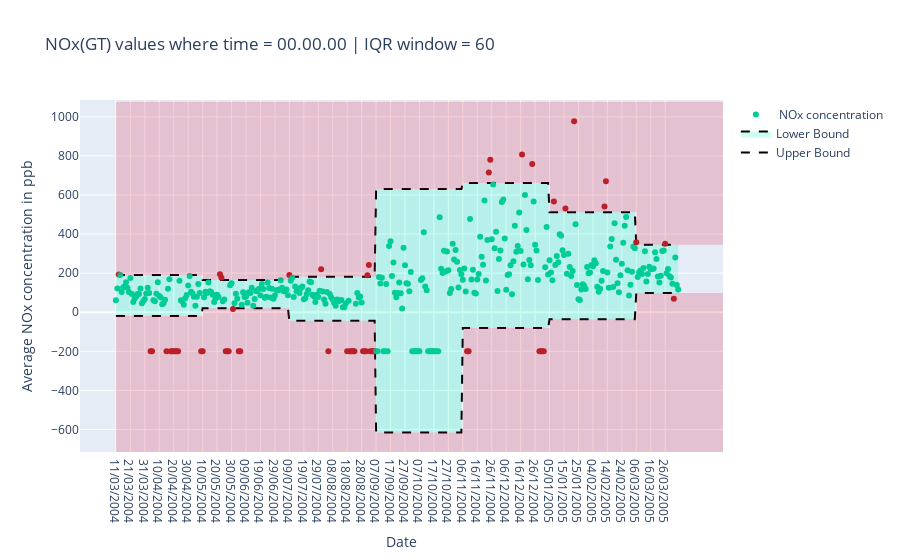

The cell this chart's notebook holds for it:
### Code cell
fig = go.Figure()

x0,x1=0,step
for low,up in zip(plot_lower_bounds,plot_upper_bounds):
    
    fig.add_shape(type="rect", x0=x0, y0=low, x1=x1, y1=plot_lower_bounds.min()-100,
    line=dict(width=0), fillcolor="crimson", opacity=0.2)
    
    fig.add_shape(type="rect", x0=x0, y0=up, x1=x1, y1=df[feature].max()+100,
    line=dict(width=0), fillcolor="crimson", opacity=0.2)

    x0+=step
    x1+=step
    
fig.add_trace(go.Scatter(x=df['Date'], 
                         y=upper_bounds,
                         line = dict(color='black', dash='dash'),
                         mode="lines", name='Upper Bound' ))


fig.add_trace(go.Scatter(x=df['Date'], 
                         y=lower_bounds,
                         line = dict(color='black',dash='dash'),
                         mode="lines", name='Lower Bound', fill='tonextx'  ,fillcolor='rgba(0,255,188,0.2)'))



fig.add_trace(go.Scatter(x=df['Date'], 
                         y=df[feature],
                         marker = dict(color=list(map(setcolor, iqr_outliers))),
                         mode="markers", name=' NOx concentration'))

fig.update_layout(
    title=feature+" values where time = "+time+" | IQR window = "+str(step),
    xaxis_title="Date", 
    yaxis_title='Average NOx concentration in ppb '
)
fig.show()

### Figure 1 — Plotly figure (JSON) as saved in the notebook; plotly's stock layout.template omitted (floating-point values rounded to 4 significant figures; data arrays with more than 128 entries replaced by an {"elided": "..."} marker saying what was removed)
{"data": [{"line": {"color": "black", "dash": "dash"}, "mode": "lines", "name": "Upper Bound", "type": "scatter", "x": {"elided": "390 str values"}, "y": {"elided": "420 float values"}}, {"fill": "tonextx", "fillcolor": "rgba(0,255,188,0.2)", "line": {"color": "black", "dash": "dash"}, "mode": "lines", "name": "Lower Bound", "type": "scatter", "x": {"elided": "390 str values"}, "y": {"elided": "420 float values"}}, {"marker": {"color": {"elided": "390 str values"}}, "mode": "markers", "name": " NOx concentration", "type": "scatter", "x": {"elided": "390 str values"}, "y": {"elided": "390 int values"}}], "layout": {"shapes": [{"fillcolor": "crimson", "line": {"width": 0}, "opacity": 0.2, "type": "rect", "x0": 0, "x1": 60, "y0": -18.75, "y1": -715.2}, {"fillcolor": "crimson", "line": {"width": 0}, "opacity": 0.2, "type": "rect", "x0": 0, "x1": 60, "y0": 191.2, "y1": 1077}, {"fillcolor": "crimson", "line": {"width": 0}, "opacity": 0.2, "type": "rect", "x0": 60, "x1": 120, "y0": 20.5, "y1": -715.2}, {"fillcolor": "crimson", "line": {"width": 0}, "opacity": 0.2, "type": "rect", "x0": 60, "x1": 120, "y0": 165.2, "y1": 1077}, {"fillcolor": "crimson", "line": {"width": 0}, "opacity": 0.2, "type": "rect", "x0": 120, "x1": 180, "y0": -44, "y1": -715.2}, {"fillcolor": "crimson", "line": {"width": 0}, "opacity": 0.2, "type": "rect", "x0": 120, "x1": 180, "y0": 181.8, "y1": 1077}, {"fillcolor": "crimson", "line": {"width": 0}, "opacity": 0.2, "type": "rect", "x0": 180, "x1": 240, "y0": -615.2, "y1": -715.2}, {"fillcolor": "crimson", "line": {"width": 0}, "opacity": 0.2, "type": "rect", "x0": 180, "x1": 240, "y0": 630.5, "y1": 1077}, {"fillcolor": "crimson", "line": {"width": 0}, "opacity": 0.2, "type": "rect", "x0": 240, "x1": 300, "y0": -80.75, "y1": -715.2}, {"fillcolor": "crimson", "line": {"width": 0}, "opacity": 0.2, "type": "rect", "x0": 240, "x1": 300, "y0": 661.8, "y1": 1077}, {"fillcolor": "crimson", "line": {"width": 0}, "opacity": 0.2, "type": "rect", "x0": 300, "x1": 360, "y0": -35.75, "y1": -715.2}, {"fillcolor": "crimson", "line": {"width": 0}, "opacity": 0.2, "type": "rect", "x0": 300, "x1": 360, "y0": 511.8, "y1": 1077}, {"fillcolor": "crimson", "line": {"width": 0}, "opacity": 0.2, "type": "rect", "x0": 360, "x1": 420, "y0": 98.5, "y1": -715.2}, {"fillcolor": "crimson", "line": {"width": 0}, "opacity": 0.2, "type": "rect", "x0": 360, "x1": 420, "y0": 345.2, "y1": 1077}], "title": {"text": "NOx(GT) values where time = 00.00.00 | IQR window = 60"}, "xaxis": {"title": {"text": "Date"}}, "yaxis": {"title": {"text": "Average NOx concentration in ppb "}}}}
